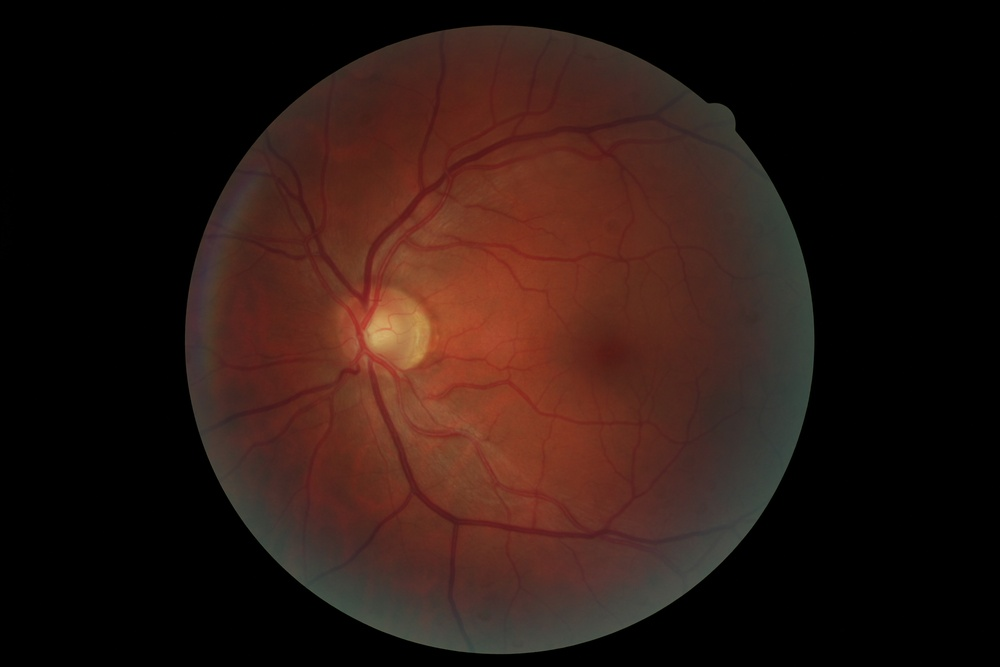
#> input picture input.JPG, 1000 x 667 px, shrunk from 5184 x 3456 before the run, found by its file name
$ python cv.py
#> lines starting #> are read from the running program, lines starting #| are printed output that depends on the picture
import os
import numpy as np
import cv2  # Importa o OpenCV
from PIL import Image
import matplotlib.pyplot as plt
import time

# Função para executar a dilatação
def dilate_image(image, structuring_element):
    return cv2.dilate(image, structuring_element)

# Função para executar a erosão
def erode_image(image, structuring_element):
    return cv2.erode(image, structuring_element)

# Função para executar a convolução
def convolve_image(image, filter_kernel):
    return cv2.filter2D(image, -1, filter_kernel.reshape((3, 3)))

# Função para benchmark
def benchmark_function(func, *args, num_steps=10):
    total_time = 0
    for _ in range(num_steps):
        start_time = time.time()
        func(*args)
        end_time = time.time()
        total_time += (end_time - start_time)
    average_time = total_time / num_steps
    return average_time

# Carregar a imagem
image = Image.open('input.JPG').convert('L')  # Converte para escala de cinza
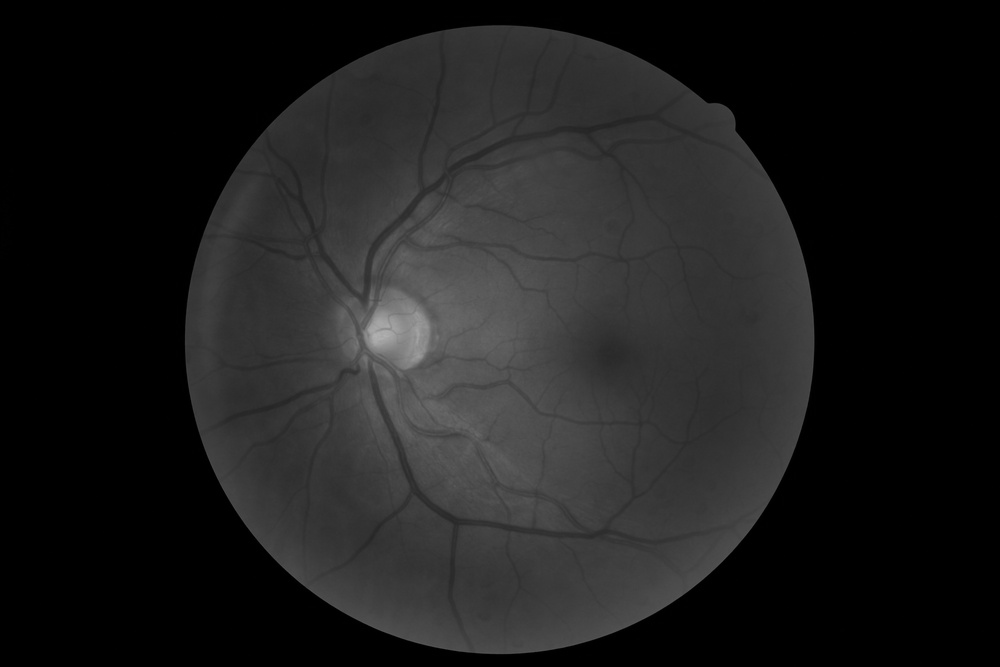
#> image: PIL image 1000x667 L; min 0, max 178, mean 28.6
image = np.array(image, dtype=np.uint8)

# Definindo um elemento estruturante 51x51
structuring_element = np.ones((51, 51), dtype=np.uint8)

# Realizar benchmarks
num_steps = 10

dilate_time = benchmark_function(dilate_image, image, structuring_element, num_steps=num_steps)
#> dilate_time = 0.00122
erode_time = benchmark_function(erode_image, image, structuring_element, num_steps=num_steps)
#> erode_time = 0.00123

# Para a convolução, precisa da imagem erodida
eroded_image = erode_image(image, structuring_element)
#> in erode_image (call 11), `return cv2.erode(image, structuring_element)`:
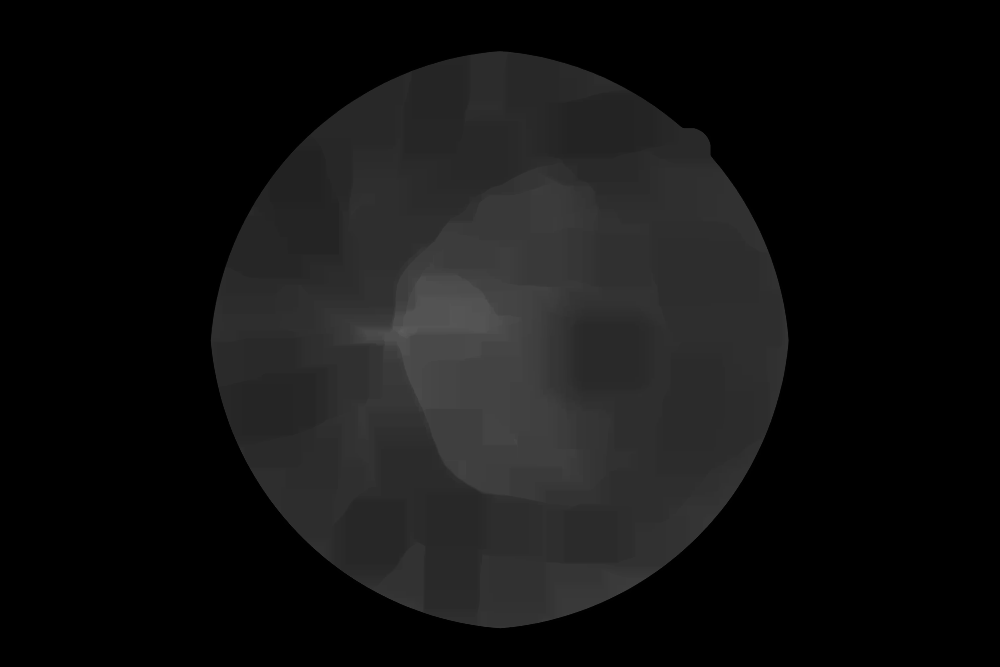
#> returned value: shape (667, 1000); min 0, max 94, mean 18.1
filter_kernel = np.array([[1/9, 1/9, 1/9],
                           [1/9, 1/9, 1/9],
                           [1/9, 1/9, 1/9]], dtype=np.float32)  # Kernel de 3x3
convolve_time = benchmark_function(convolve_image, eroded_image, filter_kernel, num_steps=num_steps)
#> convolve_time = 0.000914

# Exibir resultados
print(f"Tempo médio de dilatação: {dilate_time:.6f} segundos")
#| Tempo médio de dilatação: 0.001222 segundos
print(f"Tempo médio de erosão: {erode_time:.6f} segundos")
#| Tempo médio de erosão: 0.001234 segundos
print(f"Tempo médio de convolução: {convolve_time:.6f} segundos")
#| Tempo médio de convolução: 0.000914 segundos

# Visualizar os resultados
dilated_image = dilate_image(image, structuring_element)
#> in dilate_image (call 11), `return cv2.dilate(image, structuring_element)`:
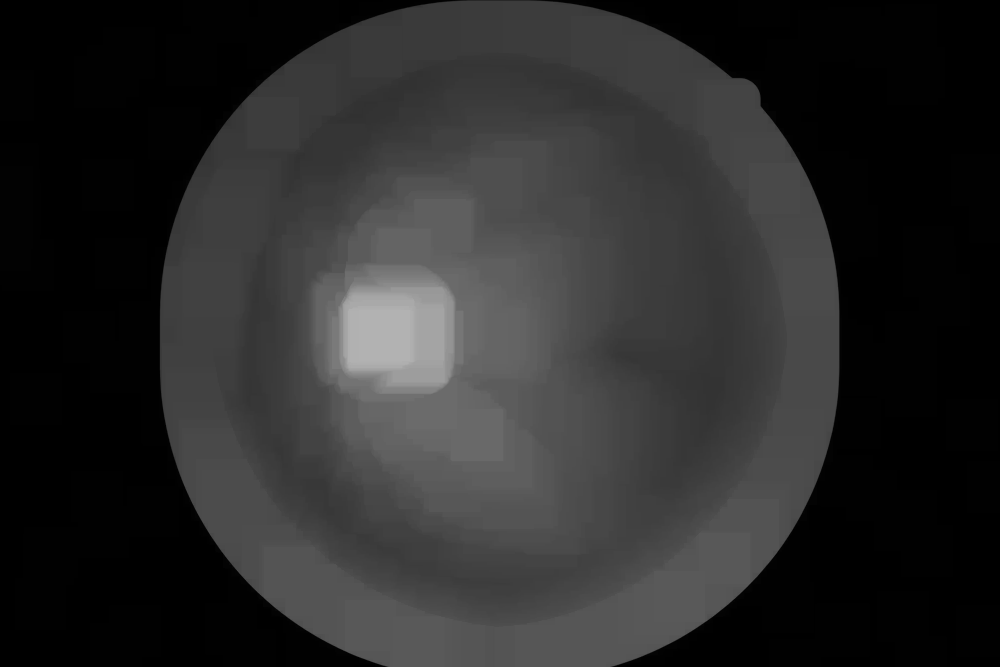
#> returned value: shape (667, 1000); min 0, max 178, mean 42
plt.figure(figsize=(8, 6))
plt.title("Imagem Dilatação")
plt.imshow(dilated_image, cmap='gray')
plt.axis('off')
plt.show()

eroded_image = erode_image(image, structuring_element)
plt.figure(figsize=(8, 6))
plt.title("Imagem Erosão")
plt.imshow(eroded_image, cmap='gray')
plt.axis('off')
plt.show()

# Aplicando convolução na imagem erodida
final_image = convolve_image(eroded_image, filter_kernel)

# Visualizando a imagem final após convolução
plt.figure(figsize=(8, 6))
plt.title("Imagem Final (Convolução)")
plt.imshow(final_image, cmap='gray')
plt.axis('off')
plt.show()
